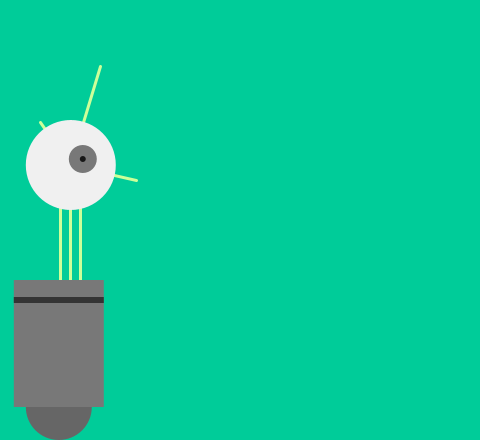
Frame 1 (no input)
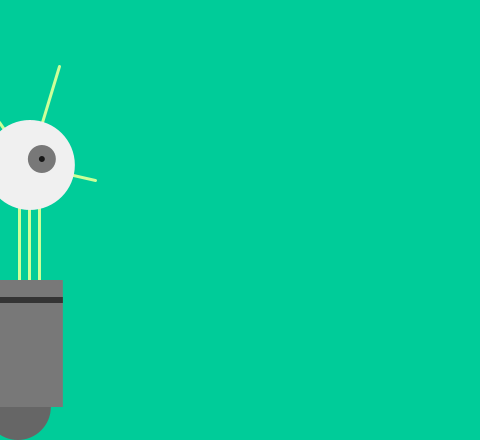
Frame 60 (the mouse pressed at the canvas centre just before this capture)
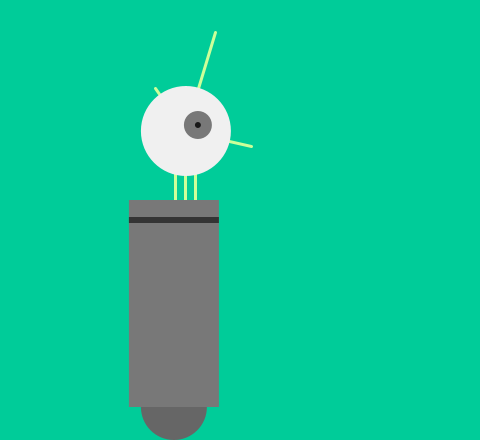
Frame 120 (the mouse held since frame 60 and released just before this capture)

The Processing sketch that drew these frames (run headless with seeded random() and noise(); from frame 60 on, the mouse is pressed at the canvas centre):

// Processing sketch: processing_81179
// ── processing_81179.pde

float x = 60;          // X-coordinate
float y = 440;         // Y-coordinate
int radius = 45;       // Head Radius
int bodyHeight = 160;  // Body Height
int neckHeight = 70;   // Neck Height
 
float easing = 0.02;
 
void setup() {
  size(480, 440);
  smooth();
  strokeWeight(3);
  ellipseMode(RADIUS);
}
 
void draw() {
   
  int targetX = mouseX;
  x += (targetX - x) * easing;
     
  if (mousePressed) {
    neckHeight = 24;
    bodyHeight = 240;
  } else {
    neckHeight = 70;
    bodyHeight = 160;
  }
   
  float ny = y - bodyHeight - neckHeight - radius;
  background(#00CC99);

   
  // Neck
  stroke(#ccff99);                 // Bright yellow
  line(x+2, y-bodyHeight, x+2, ny);
  line(x+12, y-bodyHeight, x+12, ny);
  line(x+22, y-bodyHeight, x+22, ny);
 
  // Antennae
  line(x+12, ny, x-18, ny-43);
  line(x+12, ny, x+42, ny-99);
  line(x+12, ny, x+78, ny+15);

  // Body
  noStroke();
  fill(102);
  ellipse(x, y-33, 33, 33);
  fill(120);
  rect(x-45, y-bodyHeight, 90, bodyHeight-33);
  fill(52);
  rect(x-45, y-bodyHeight+17, 90, 6);
   
  // Head
  fill(240);
  ellipse(x+12, ny, radius, radius);
  fill(120);
  ellipse(x+24, ny-6, 14, 14);
  fill(23);
  ellipse(x+24, ny-6, 3, 3);

 
}
